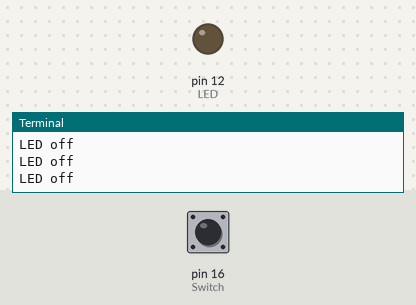
Simulated run of this program. Board: Raspberry Pi (header pin numbers). Parts: output pins drawn as LEDs (lit = HIGH), the last lines printed to the terminal. Dashed ring = blinking. The inputs (shaded band) are chosen by the test bench; at power-on: pin 16 (Switch) LOW.

Above: at 1.2 s.
1.3 s: pin 16 (Switch) pulled HIGH for 3.2 s
At 1.9 s:
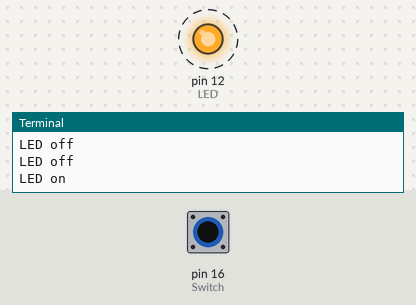
Timing chart, 0 to 5.5 s (numbered marks = the images above; inputs shaded):
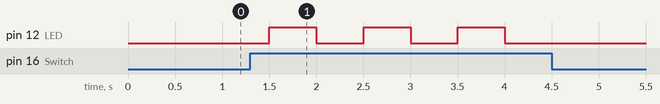

Measured:
- after the input at 1.3 s, pin 12 (LED): alternates HIGH for 0.50 s and LOW for 0.50 s, 6 changes in all, then stays LOW, starting after 0.20 s

The program:

sw1_led.py
```python
import RPi.GPIO as GPIO

import time

LED=12
Switch=16

GPIO.setwarnings(False)
GPIO.setmode(GPIO.BOARD)

def main():
    GPIO.setup(LED, GPIO.OUT, initial=GPIO.LOW)
    GPIO.setup(Switch, GPIO.IN, pull_up_down=GPIO.PUD_DOWN)

    state=0

    while True:
        if GPIO.input(Switch)==GPIO.HIGH:   #sw push
            if (state==1):
                state=0
            elif (state==0):
                state=1
        if (state==1):
            print('LED on')
            GPIO.output(LED, GPIO.HIGH)
        elif (state ==0):
            print('LED off')
            GPIO.output(LED, GPIO.LOW)
        time.sleep(0.5)


if __name__=='__main__':
    main()
```
